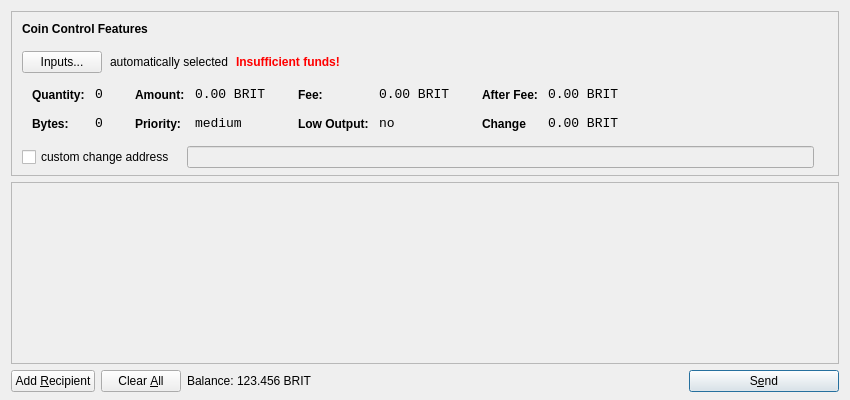
<?xml version="1.0" encoding="UTF-8"?>
<ui version="4.0">
 <class>SendCoinsDialog</class>
 <widget class="QDialog" name="SendCoinsDialog">
  <property name="geometry">
   <rect>
    <x>0</x>
    <y>0</y>
    <width>850</width>
    <height>400</height>
   </rect>
  </property>
  <property name="windowTitle">
   <string>Send Coins</string>
  </property>
  <layout class="QVBoxLayout" name="verticalLayout" stretch="0,1,0">
   <property name="bottomMargin">
    <number>8</number>
   </property>
   <item>
    <widget class="QFrame" name="frameCoinControl">
     <property name="sizePolicy">
      <sizepolicy hsizetype="Expanding" vsizetype="Expanding">
       <horstretch>0</horstretch>
       <verstretch>0</verstretch>
      </sizepolicy>
     </property>
     <property name="maximumSize">
      <size>
       <width>16777215</width>
       <height>16777215</height>
      </size>
     </property>
     <property name="frameShape">
      <enum>QFrame::StyledPanel</enum>
     </property>
     <property name="frameShadow">
      <enum>QFrame::Sunken</enum>
     </property>
     <layout class="QVBoxLayout" name="verticalLayoutCoinControl2">
      <property name="spacing">
       <number>-1</number>
      </property>
      <property name="leftMargin">
       <number>0</number>
      </property>
      <property name="topMargin">
       <number>0</number>
      </property>
      <property name="rightMargin">
       <number>0</number>
      </property>
      <property name="bottomMargin">
       <number>6</number>
      </property>
      <item>
       <layout class="QVBoxLayout" name="verticalLayoutCoinControl" stretch="0,0,0,0,1">
        <property name="spacing">
         <number>0</number>
        </property>
        <property name="leftMargin">
         <number>10</number>
        </property>
        <property name="topMargin">
         <number>10</number>
        </property>
        <item>
         <layout class="QHBoxLayout" name="horizontalLayoutCoinControl1">
          <property name="bottomMargin">
           <number>15</number>
          </property>
          <item>
           <widget class="QLabel" name="labelCoinControlFeatures">
            <property name="sizePolicy">
             <sizepolicy hsizetype="Preferred" vsizetype="Maximum">
              <horstretch>0</horstretch>
              <verstretch>0</verstretch>
             </sizepolicy>
            </property>
            <property name="font">
             <font>
              <weight>75</weight>
              <bold>true</bold>
             </font>
            </property>
            <property name="styleSheet">
             <string notr="true">font-weight:bold;</string>
            </property>
            <property name="text">
             <string>Coin Control Features</string>
            </property>
           </widget>
          </item>
         </layout>
        </item>
        <item>
         <layout class="QHBoxLayout" name="horizontalLayoutCoinControl2" stretch="0,0,0,0">
          <property name="spacing">
           <number>8</number>
          </property>
          <property name="bottomMargin">
           <number>10</number>
          </property>
          <item>
           <widget class="QPushButton" name="pushButtonCoinControl">
            <property name="styleSheet">
             <string notr="true"/>
            </property>
            <property name="text">
             <string>Inputs...</string>
            </property>
           </widget>
          </item>
          <item>
           <widget class="QLabel" name="labelCoinControlAutomaticallySelected">
            <property name="text">
             <string>automatically selected</string>
            </property>
            <property name="margin">
             <number>5</number>
            </property>
           </widget>
          </item>
          <item>
           <widget class="QLabel" name="labelCoinControlInsuffFunds">
            <property name="font">
             <font>
              <weight>75</weight>
              <bold>true</bold>
             </font>
            </property>
            <property name="styleSheet">
             <string notr="true">color:red;font-weight:bold;</string>
            </property>
            <property name="text">
             <string>Insufficient funds!</string>
            </property>
            <property name="margin">
             <number>5</number>
            </property>
           </widget>
          </item>
          <item>
           <spacer name="horizontalSpacerCoinControl">
            <property name="orientation">
             <enum>Qt::Horizontal</enum>
            </property>
            <property name="sizeHint" stdset="0">
             <size>
              <width>40</width>
              <height>1</height>
             </size>
            </property>
           </spacer>
          </item>
         </layout>
        </item>
        <item>
         <widget class="QWidget" name="widgetCoinControl" native="true">
          <property name="sizePolicy">
           <sizepolicy hsizetype="Preferred" vsizetype="Preferred">
            <horstretch>0</horstretch>
            <verstretch>0</verstretch>
           </sizepolicy>
          </property>
          <property name="minimumSize">
           <size>
            <width>0</width>
            <height>0</height>
           </size>
          </property>
          <property name="styleSheet">
           <string notr="true"/>
          </property>
          <layout class="QHBoxLayout" name="horizontalLayoutCoinControl5">
           <property name="margin">
            <number>0</number>
           </property>
           <item>
            <layout class="QHBoxLayout" name="horizontalLayoutCoinControl3" stretch="0,0,0,1">
             <property name="spacing">
              <number>20</number>
             </property>
             <property name="topMargin">
              <number>0</number>
             </property>
             <property name="bottomMargin">
              <number>10</number>
             </property>
             <item>
              <layout class="QFormLayout" name="formLayoutCoinControl1">
               <property name="horizontalSpacing">
                <number>10</number>
               </property>
               <property name="verticalSpacing">
                <number>14</number>
               </property>
               <property name="leftMargin">
                <number>10</number>
               </property>
               <property name="topMargin">
                <number>4</number>
               </property>
               <property name="rightMargin">
                <number>6</number>
               </property>
               <item row="0" column="0">
                <widget class="QLabel" name="labelCoinControlQuantityText">
                 <property name="styleSheet">
                  <string notr="true">font-weight:bold;</string>
                 </property>
                 <property name="text">
                  <string>Quantity:</string>
                 </property>
                 <property name="margin">
                  <number>0</number>
                 </property>
                </widget>
               </item>
               <item row="0" column="1">
                <widget class="QLabel" name="labelCoinControlQuantity">
                 <property name="font">
                  <font>
                   <family>Monospace</family>
                   <pointsize>10</pointsize>
                  </font>
                 </property>
                 <property name="cursor">
                  <cursorShape>IBeamCursor</cursorShape>
                 </property>
                 <property name="contextMenuPolicy">
                  <enum>Qt::ActionsContextMenu</enum>
                 </property>
                 <property name="text">
                  <string>0</string>
                 </property>
                 <property name="margin">
                  <number>0</number>
                 </property>
                 <property name="textInteractionFlags">
                  <set>Qt::LinksAccessibleByMouse|Qt::TextSelectableByKeyboard|Qt::TextSelectableByMouse</set>
                 </property>
                </widget>
               </item>
               <item row="1" column="0">
                <widget class="QLabel" name="labelCoinControlBytesText">
                 <property name="styleSheet">
                  <string notr="true">font-weight:bold;</string>
                 </property>
                 <property name="text">
                  <string>Bytes:</string>
                 </property>
                </widget>
               </item>
               <item row="1" column="1">
                <widget class="QLabel" name="labelCoinControlBytes">
                 <property name="font">
                  <font>
                   <family>Monospace</family>
                   <pointsize>10</pointsize>
                  </font>
                 </property>
                 <property name="cursor">
                  <cursorShape>IBeamCursor</cursorShape>
                 </property>
                 <property name="contextMenuPolicy">
                  <enum>Qt::ActionsContextMenu</enum>
                 </property>
                 <property name="text">
                  <string>0</string>
                 </property>
                 <property name="textInteractionFlags">
                  <set>Qt::LinksAccessibleByMouse|Qt::TextSelectableByKeyboard|Qt::TextSelectableByMouse</set>
                 </property>
                </widget>
               </item>
              </layout>
             </item>
             <item>
              <layout class="QFormLayout" name="formLayoutCoinControl2">
               <property name="horizontalSpacing">
                <number>10</number>
               </property>
               <property name="verticalSpacing">
                <number>14</number>
               </property>
               <property name="leftMargin">
                <number>6</number>
               </property>
               <property name="topMargin">
                <number>4</number>
               </property>
               <property name="rightMargin">
                <number>6</number>
               </property>
               <item row="0" column="0">
                <widget class="QLabel" name="labelCoinControlAmountText">
                 <property name="styleSheet">
                  <string notr="true">font-weight:bold;</string>
                 </property>
                 <property name="text">
                  <string>Amount:</string>
                 </property>
                 <property name="margin">
                  <number>0</number>
                 </property>
                </widget>
               </item>
               <item row="0" column="1">
                <widget class="QLabel" name="labelCoinControlAmount">
                 <property name="font">
                  <font>
                   <family>Monospace</family>
                   <pointsize>10</pointsize>
                  </font>
                 </property>
                 <property name="cursor">
                  <cursorShape>IBeamCursor</cursorShape>
                 </property>
                 <property name="contextMenuPolicy">
                  <enum>Qt::ActionsContextMenu</enum>
                 </property>
                 <property name="text">
                  <string>0.00 BRIT</string>
                 </property>
                 <property name="textInteractionFlags">
                  <set>Qt::LinksAccessibleByMouse|Qt::TextSelectableByKeyboard|Qt::TextSelectableByMouse</set>
                 </property>
                </widget>
               </item>
               <item row="1" column="0">
                <widget class="QLabel" name="labelCoinControlPriorityText">
                 <property name="styleSheet">
                  <string notr="true">font-weight:bold;</string>
                 </property>
                 <property name="text">
                  <string>Priority:</string>
                 </property>
                </widget>
               </item>
               <item row="1" column="1">
                <widget class="QLabel" name="labelCoinControlPriority">
                 <property name="font">
                  <font>
                   <family>Monospace</family>
                   <pointsize>10</pointsize>
                  </font>
                 </property>
                 <property name="cursor">
                  <cursorShape>IBeamCursor</cursorShape>
                 </property>
                 <property name="contextMenuPolicy">
                  <enum>Qt::ActionsContextMenu</enum>
                 </property>
                 <property name="text">
                  <string>medium</string>
                 </property>
                 <property name="textInteractionFlags">
                  <set>Qt::LinksAccessibleByMouse|Qt::TextSelectableByKeyboard|Qt::TextSelectableByMouse</set>
                 </property>
                </widget>
               </item>
              </layout>
             </item>
             <item>
              <layout class="QFormLayout" name="formLayoutCoinControl3">
               <property name="horizontalSpacing">
                <number>10</number>
               </property>
               <property name="verticalSpacing">
                <number>14</number>
               </property>
               <property name="leftMargin">
                <number>6</number>
               </property>
               <property name="topMargin">
                <number>4</number>
               </property>
               <property name="rightMargin">
                <number>6</number>
               </property>
               <item row="0" column="0">
                <widget class="QLabel" name="labelCoinControlFeeText">
                 <property name="styleSheet">
                  <string notr="true">font-weight:bold;</string>
                 </property>
                 <property name="text">
                  <string>Fee:</string>
                 </property>
                 <property name="margin">
                  <number>0</number>
                 </property>
                </widget>
               </item>
               <item row="0" column="1">
                <widget class="QLabel" name="labelCoinControlFee">
                 <property name="font">
                  <font>
                   <family>Monospace</family>
                   <pointsize>10</pointsize>
                  </font>
                 </property>
                 <property name="cursor">
                  <cursorShape>IBeamCursor</cursorShape>
                 </property>
                 <property name="contextMenuPolicy">
                  <enum>Qt::ActionsContextMenu</enum>
                 </property>
                 <property name="text">
                  <string>0.00 BRIT</string>
                 </property>
                 <property name="textInteractionFlags">
                  <set>Qt::LinksAccessibleByMouse|Qt::TextSelectableByKeyboard|Qt::TextSelectableByMouse</set>
                 </property>
                </widget>
               </item>
               <item row="1" column="0">
                <widget class="QLabel" name="labelCoinControlLowOutputText">
                 <property name="styleSheet">
                  <string notr="true">font-weight:bold;</string>
                 </property>
                 <property name="text">
                  <string>Low Output:</string>
                 </property>
                </widget>
               </item>
               <item row="1" column="1">
                <widget class="QLabel" name="labelCoinControlLowOutput">
                 <property name="font">
                  <font>
                   <family>Monospace</family>
                   <pointsize>10</pointsize>
                  </font>
                 </property>
                 <property name="cursor">
                  <cursorShape>IBeamCursor</cursorShape>
                 </property>
                 <property name="contextMenuPolicy">
                  <enum>Qt::ActionsContextMenu</enum>
                 </property>
                 <property name="text">
                  <string>no</string>
                 </property>
                 <property name="textInteractionFlags">
                  <set>Qt::LinksAccessibleByMouse|Qt::TextSelectableByKeyboard|Qt::TextSelectableByMouse</set>
                 </property>
                </widget>
               </item>
              </layout>
             </item>
             <item>
              <layout class="QFormLayout" name="formLayoutCoinControl4">
               <property name="horizontalSpacing">
                <number>10</number>
               </property>
               <property name="verticalSpacing">
                <number>14</number>
               </property>
               <property name="leftMargin">
                <number>6</number>
               </property>
               <property name="topMargin">
                <number>4</number>
               </property>
               <property name="rightMargin">
                <number>6</number>
               </property>
               <item row="0" column="0">
                <widget class="QLabel" name="labelCoinControlAfterFeeText">
                 <property name="styleSheet">
                  <string notr="true">font-weight:bold;</string>
                 </property>
                 <property name="text">
                  <string>After Fee:</string>
                 </property>
                 <property name="margin">
                  <number>0</number>
                 </property>
                </widget>
               </item>
               <item row="0" column="1">
                <widget class="QLabel" name="labelCoinControlAfterFee">
                 <property name="font">
                  <font>
                   <family>Monospace</family>
                   <pointsize>10</pointsize>
                  </font>
                 </property>
                 <property name="cursor">
                  <cursorShape>IBeamCursor</cursorShape>
                 </property>
                 <property name="contextMenuPolicy">
                  <enum>Qt::ActionsContextMenu</enum>
                 </property>
                 <property name="text">
                  <string>0.00 BRIT</string>
                 </property>
                 <property name="textInteractionFlags">
                  <set>Qt::LinksAccessibleByMouse|Qt::TextSelectableByKeyboard|Qt::TextSelectableByMouse</set>
                 </property>
                </widget>
               </item>
               <item row="1" column="0">
                <widget class="QLabel" name="labelCoinControlChangeText">
                 <property name="styleSheet">
                  <string notr="true">font-weight:bold;</string>
                 </property>
                 <property name="text">
                  <string>Change</string>
                 </property>
                </widget>
               </item>
               <item row="1" column="1">
                <widget class="QLabel" name="labelCoinControlChange">
                 <property name="font">
                  <font>
                   <family>Monospace</family>
                   <pointsize>10</pointsize>
                  </font>
                 </property>
                 <property name="cursor">
                  <cursorShape>IBeamCursor</cursorShape>
                 </property>
                 <property name="contextMenuPolicy">
                  <enum>Qt::ActionsContextMenu</enum>
                 </property>
                 <property name="text">
                  <string>0.00 BRIT</string>
                 </property>
                 <property name="textInteractionFlags">
                  <set>Qt::LinksAccessibleByMouse|Qt::TextSelectableByKeyboard|Qt::TextSelectableByMouse</set>
                 </property>
                </widget>
               </item>
              </layout>
             </item>
            </layout>
           </item>
          </layout>
         </widget>
        </item>
        <item>
         <layout class="QHBoxLayout" name="horizontalLayoutCoinControl4" stretch="0,0,0">
          <property name="spacing">
           <number>12</number>
          </property>
          <property name="sizeConstraint">
           <enum>QLayout::SetDefaultConstraint</enum>
          </property>
          <property name="topMargin">
           <number>5</number>
          </property>
          <property name="rightMargin">
           <number>5</number>
          </property>
          <item>
           <widget class="QCheckBox" name="checkBoxCoinControlChange">
            <property name="text">
             <string>custom change address</string>
            </property>
           </widget>
          </item>
          <item>
           <widget class="QLineEdit" name="lineEditCoinControlChange">
            <property name="enabled">
             <bool>false</bool>
            </property>
            <property name="sizePolicy">
             <sizepolicy hsizetype="Expanding" vsizetype="Fixed">
              <horstretch>0</horstretch>
              <verstretch>0</verstretch>
             </sizepolicy>
            </property>
           </widget>
          </item>
          <item>
           <widget class="QLabel" name="labelCoinControlChangeLabel">
            <property name="sizePolicy">
             <sizepolicy hsizetype="Preferred" vsizetype="Expanding">
              <horstretch>0</horstretch>
              <verstretch>0</verstretch>
             </sizepolicy>
            </property>
            <property name="minimumSize">
             <size>
              <width>0</width>
              <height>0</height>
             </size>
            </property>
            <property name="text">
             <string/>
            </property>
            <property name="margin">
             <number>3</number>
            </property>
           </widget>
          </item>
         </layout>
        </item>
        <item>
         <spacer name="verticalSpacerCoinControl">
          <property name="orientation">
           <enum>Qt::Vertical</enum>
          </property>
          <property name="sizeHint" stdset="0">
           <size>
            <width>800</width>
            <height>1</height>
           </size>
          </property>
         </spacer>
        </item>
       </layout>
      </item>
     </layout>
    </widget>
   </item>
   <item>
    <widget class="QScrollArea" name="scrollArea">
     <property name="widgetResizable">
      <bool>true</bool>
     </property>
     <widget class="QWidget" name="scrollAreaWidgetContents">
      <property name="geometry">
       <rect>
        <x>0</x>
        <y>0</y>
        <width>830</width>
        <height>165</height>
       </rect>
      </property>
      <layout class="QVBoxLayout" name="verticalLayout_2">
       <property name="margin">
        <number>0</number>
       </property>
       <item>
        <layout class="QVBoxLayout" name="entries">
         <property name="spacing">
          <number>6</number>
         </property>
        </layout>
       </item>
       <item>
        <spacer name="verticalSpacer">
         <property name="orientation">
          <enum>Qt::Vertical</enum>
         </property>
         <property name="sizeHint" stdset="0">
          <size>
           <width>20</width>
           <height>40</height>
          </size>
         </property>
        </spacer>
       </item>
      </layout>
     </widget>
    </widget>
   </item>
   <item>
    <layout class="QHBoxLayout" name="horizontalLayout">
     <item>
      <widget class="QPushButton" name="addButton">
       <property name="toolTip">
        <string>Send to multiple recipients at once</string>
       </property>
       <property name="text">
        <string>Add &amp;Recipient</string>
       </property>
       <property name="icon">
        <iconset resource="../bitcoin.qrc">
         <normaloff>:/icons/add</normaloff>:/icons/add</iconset>
       </property>
       <property name="autoDefault">
        <bool>false</bool>
       </property>
      </widget>
     </item>
     <item>
      <widget class="QPushButton" name="clearButton">
       <property name="sizePolicy">
        <sizepolicy hsizetype="Minimum" vsizetype="Fixed">
         <horstretch>0</horstretch>
         <verstretch>0</verstretch>
        </sizepolicy>
       </property>
       <property name="toolTip">
        <string>Remove all transaction fields</string>
       </property>
       <property name="text">
        <string>Clear &amp;All</string>
       </property>
       <property name="icon">
        <iconset resource="../bitcoin.qrc">
         <normaloff>:/icons/remove</normaloff>:/icons/remove</iconset>
       </property>
       <property name="autoRepeatDelay">
        <number>300</number>
       </property>
       <property name="autoDefault">
        <bool>false</bool>
       </property>
      </widget>
     </item>
     <item>
      <layout class="QHBoxLayout" name="horizontalLayout_2">
       <property name="spacing">
        <number>3</number>
       </property>
       <item>
        <widget class="QLabel" name="label">
         <property name="sizePolicy">
          <sizepolicy hsizetype="Preferred" vsizetype="Fixed">
           <horstretch>0</horstretch>
           <verstretch>0</verstretch>
          </sizepolicy>
         </property>
         <property name="text">
          <string>Balance:</string>
         </property>
        </widget>
       </item>
       <item>
        <widget class="QLabel" name="labelBalance">
         <property name="sizePolicy">
          <sizepolicy hsizetype="Preferred" vsizetype="Fixed">
           <horstretch>0</horstretch>
           <verstretch>0</verstretch>
          </sizepolicy>
         </property>
         <property name="cursor">
          <cursorShape>IBeamCursor</cursorShape>
         </property>
         <property name="text">
          <string>123.456 BRIT</string>
         </property>
         <property name="textInteractionFlags">
          <set>Qt::LinksAccessibleByMouse|Qt::TextSelectableByKeyboard|Qt::TextSelectableByMouse</set>
         </property>
        </widget>
       </item>
      </layout>
     </item>
     <item>
      <spacer name="horizontalSpacer">
       <property name="orientation">
        <enum>Qt::Horizontal</enum>
       </property>
       <property name="sizeHint" stdset="0">
        <size>
         <width>40</width>
         <height>20</height>
        </size>
       </property>
      </spacer>
     </item>
     <item>
      <widget class="QPushButton" name="sendButton">
       <property name="minimumSize">
        <size>
         <width>150</width>
         <height>0</height>
        </size>
       </property>
       <property name="toolTip">
        <string>Confirm the send action</string>
       </property>
       <property name="text">
        <string>S&amp;end</string>
       </property>
       <property name="icon">
        <iconset resource="../bitcoin.qrc">
         <normaloff>:/icons/send</normaloff>:/icons/send</iconset>
       </property>
       <property name="default">
        <bool>true</bool>
       </property>
      </widget>
     </item>
    </layout>
   </item>
  </layout>
 </widget>
 <resources>
  <include location="../bitcoin.qrc"/>
 </resources>
 <connections/>
</ui>
